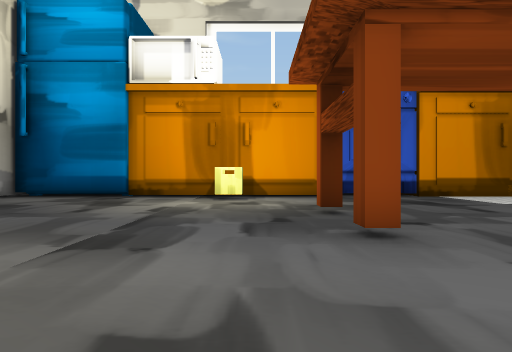
View 1 (above)

16 first-person views from a walk through a 3-D level made in the Unity game engine. The camera is 1.3 m above the floor, looks level and sees 70° across. The floor is counted in squares, 2 m on a side. Each view is taken from the middle of a square. On the plan, view 1 faces up. The plan holds only what a view shows up to about 11 squares ahead; the rest is blank. The place goes on beyond the plan. Door leaves are left out, so doorways stand open. Some surface patterns are stand-ins.

View 2
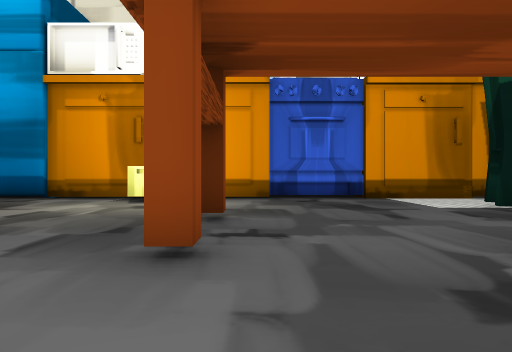

View 3
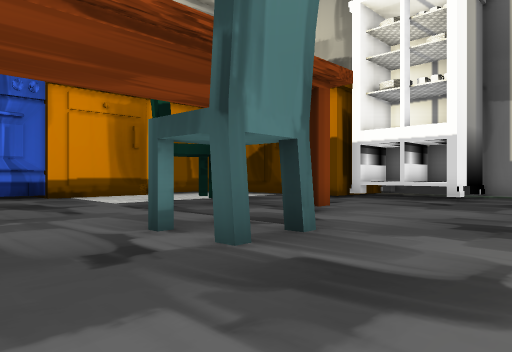

View 4
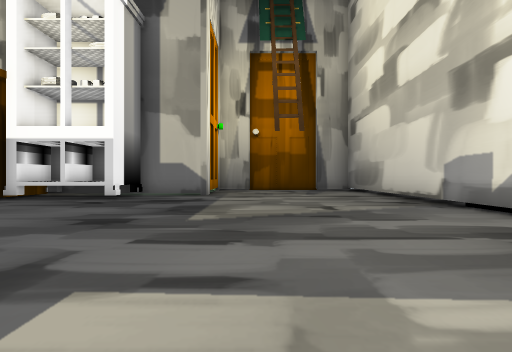

View 5
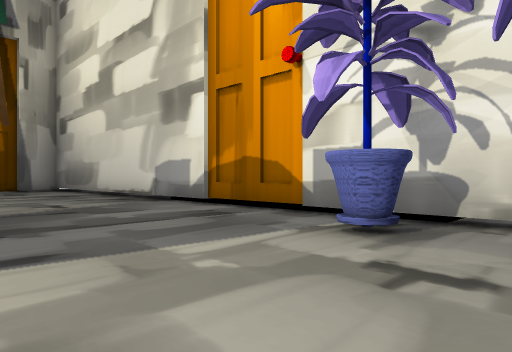

View 6
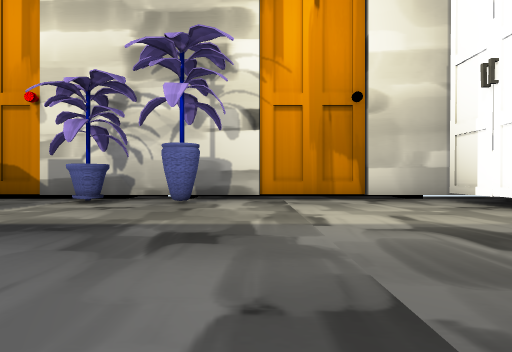

View 7
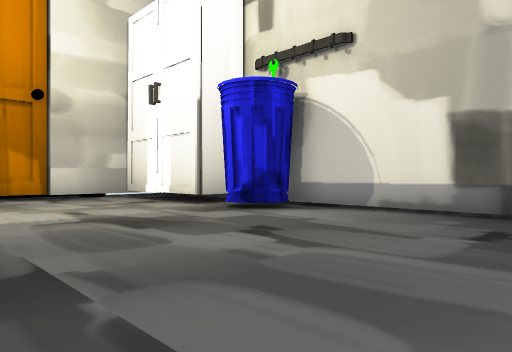

View 8
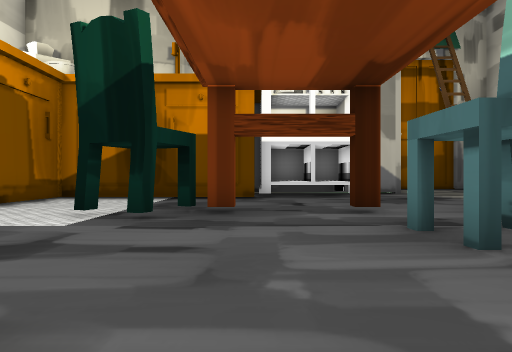

View 9
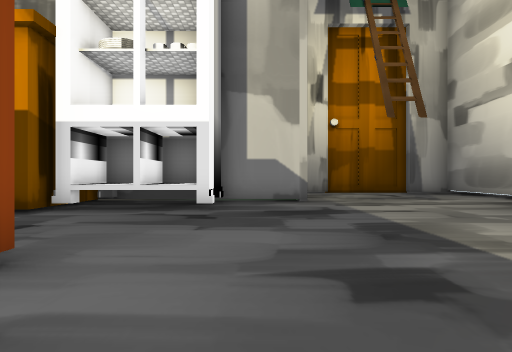

View 10
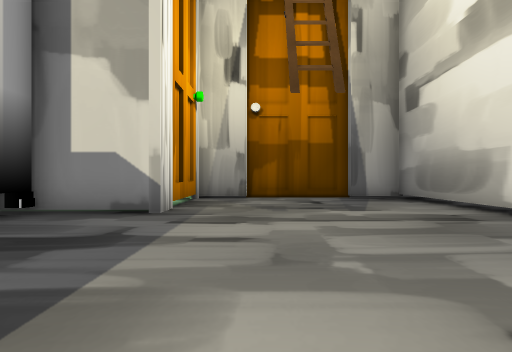

View 11
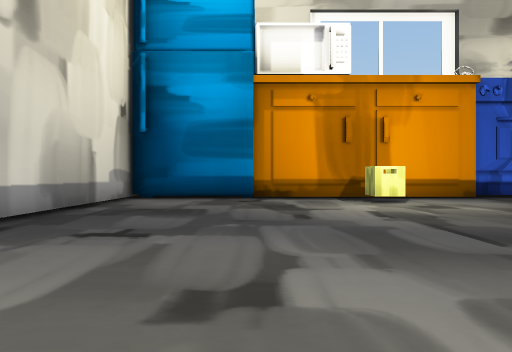

View 12
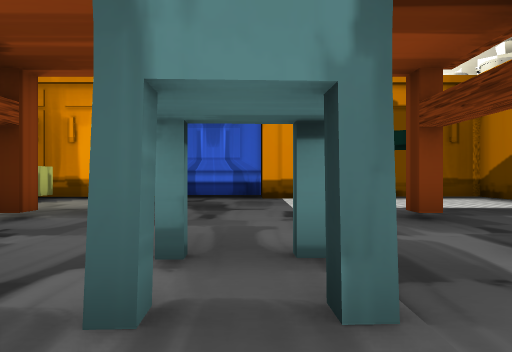

View 13
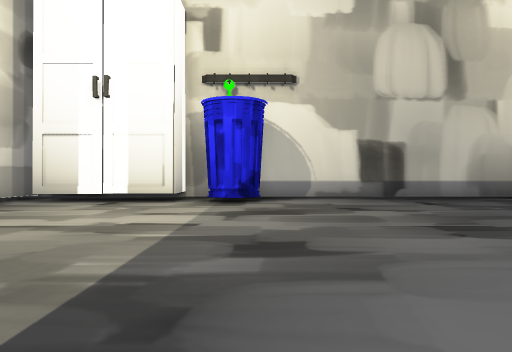

View 14
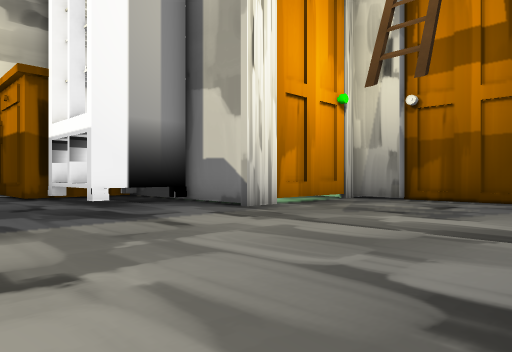

View 15
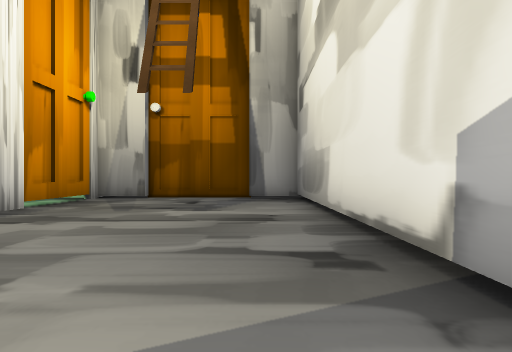

View 16
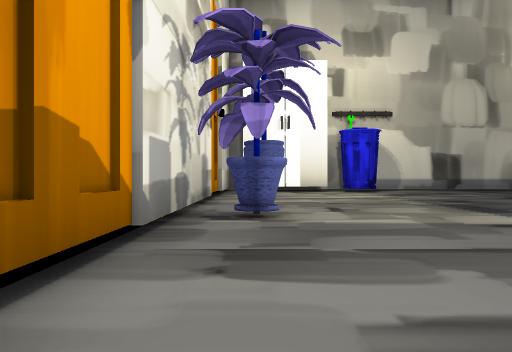

### Floor plan
Points are (right, up) in squares from view 1. A wall is a line through its corners. A room is listed if a view was taken in it or the views show most of it. See-through windows are left out.
Room 1 (views 1, 2, 3, 4, 5, 6, 7, 8, 9, 10, 11, 12, 13, 14, 15, 16)
walls: (1.5, 4.4) (1.5, 3.8) (1.1, 3.8) (1.1, 4.2); (7.9, 3.8) (7.4, 3.8) (7.4, 4.3); (1.5, 6.9) (1.5, 6.4) (1.1, 6.4) (1.1, 6.9); (7.4, 6.4) (7.4, 6.9); (11.5, 6) (11.5, 11.6) (8.4, 11.6); (5.4, -5.4) (7.6, -5.4); (2.5, 11.6) (-4.1, 11.6); (-6.1, -1) (-6.1, -4.6); (-3.8, -5.4) (-1.5, -5.4); (-4.2, -5.1) (-4.2, -5.6); (-4, 11.4) (-7.5, 11.4); (-7.2, -5.2) (18.8, -5.2) (18.8, -3.8); (-7.6, 11.9) (-7.6, -5.4); (18.8, -0.8) (18.8, 0.7) (14.4, 0.7) (14.4, 2.9) (12, 2.9) (12, 6); (19.1, -3.2) (19.1, -0.6)
low walls: (-4.1, 11.9) (-7.6, 11.9)
ways out: open door at (12, 4) to room 2
objects: other object (-1, 10); other object (1, -4); other object (3, -4); other object (3, 12) to (4, 12); chair (4, 3) to (5, 4); chair (7, 8) to (8, 9); other object (8, 12)
Room 2 (no view inside)
walls: (13.7, 4.9) (13.7, 5.5) (12, 5.5); (14.4, 6) (11.5, 6)
ways out: open door at (12, 4) to room 1

Where each view was taken, in squares from view 1:
view 1: 0 up, 0 right, facing up
view 2: 1 up, 2 right, facing up
view 3: 0 up, 2 right, facing up-right
view 4: 1 down, 2 right, facing right
view 5: 0 up, 1 right, facing down-right
view 6: 5 up, 1 left, facing down
view 7: 6 up, 1 left, facing down-left
view 8: 6 up, 1 right, facing right
view 9: 2 up, 5 right, facing right
view 10: 1 down, 8 right, facing right
view 11: 1 up, 4 left, facing up
view 12: 1 up, 5 right, facing up
view 13: 1 up, 3 right, facing left
view 14: 5 down, 9 right, facing up-right
view 15: 4 down, 8 right, facing right
view 16: 4 down, 9 right, facing left
